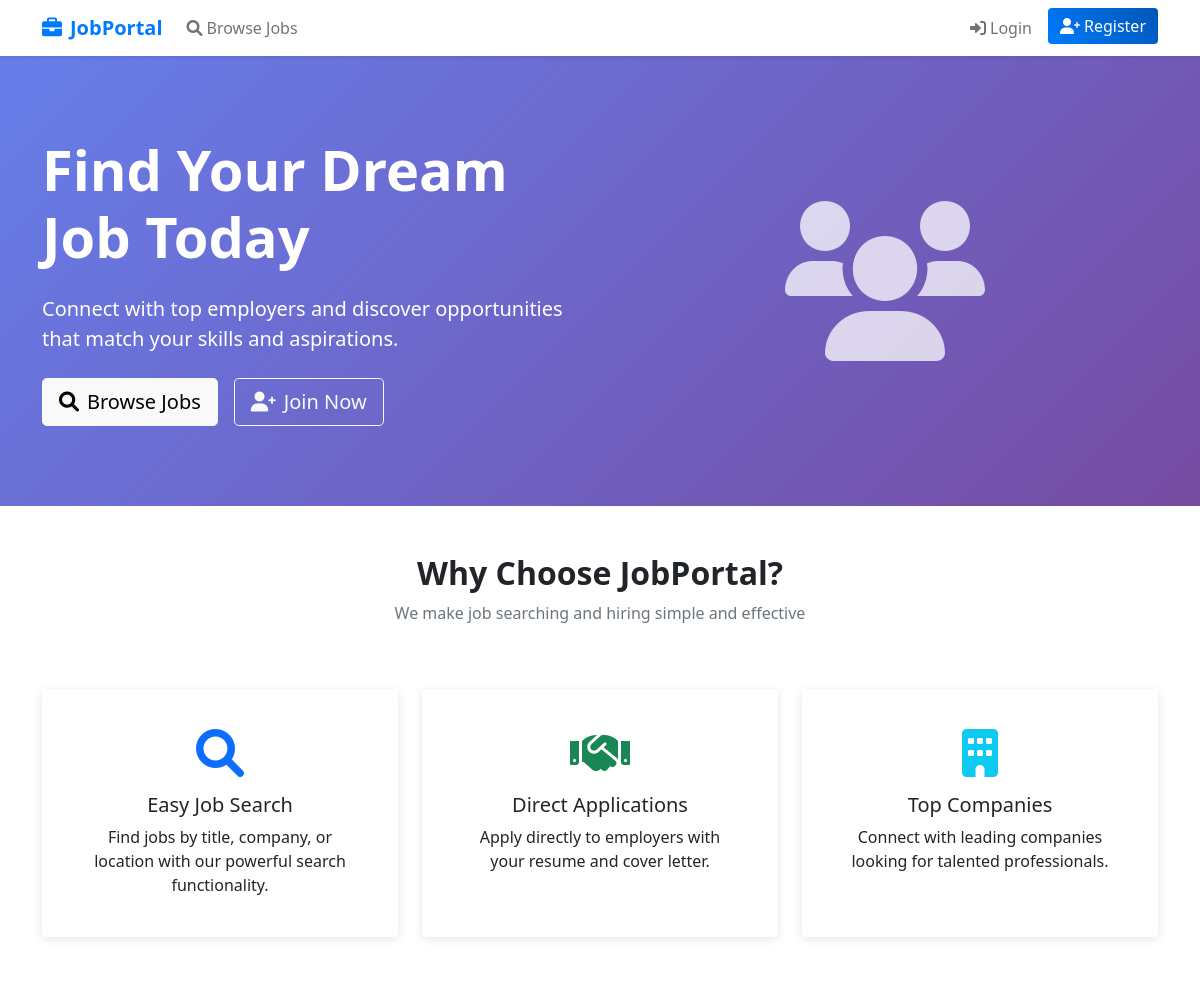
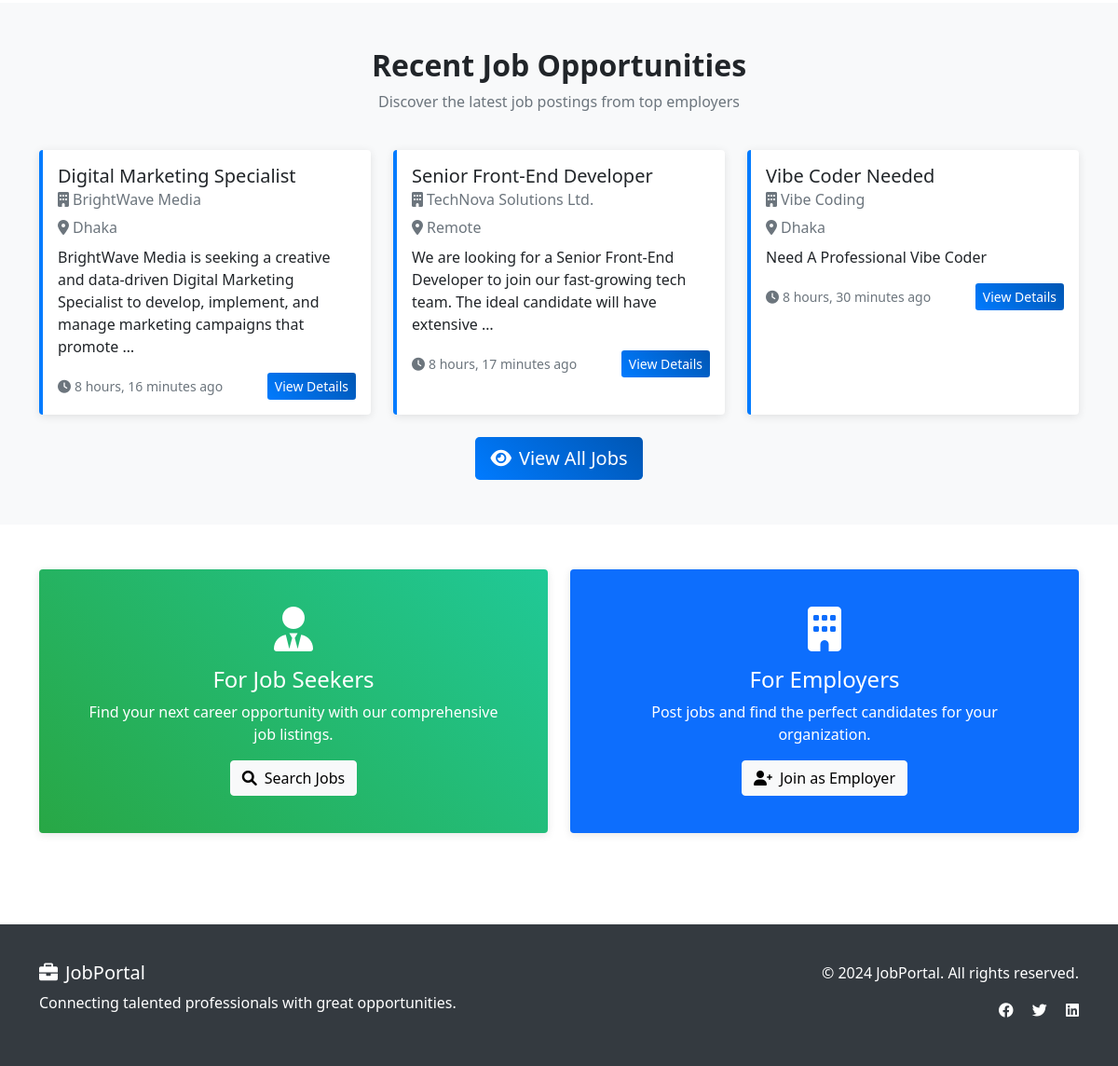
The page / on the database its author committed (2 pictures, top to bottom).
### jobs/models.py (models this page shows, shortened)
class Job(models.Model):
    title = models.CharField(max_length=200)
    company_name = models.CharField(max_length=200)
    location = models.CharField(max_length=200)
    description = models.TextField()
    posted_by = models.ForeignKey(User, on_delete=models.CASCADE, related_name='posted_jobs')
    created_at = models.DateTimeField(default=timezone.now)
    class Meta:
        ordering = ['-created_at']

### jobs/views.py (the view, shortened to what this page needs)
# urls.py: 2. Add a URL to urlpatterns:  path('', views.home, name='home')
def home(request):
    recent_jobs = Job.objects.all()[:6]
    return render(request, 'jobs/home.html', {'recent_jobs': recent_jobs})

### jobs/templates/jobs/home.html (shortened to what this page needs)
{% extends 'jobs/base.html' %}
{% block content %}
<section class="hero-section">
    <div class="container">
        <div class="row align-items-center">
            <div class="col-lg-6">
                <h1 class="display-4 fw-bold mb-4">Find Your Dream Job Today</h1>
                <p class="lead mb-4">Connect with top employers and discover opportunities that match your skills and aspirations.</p>
                <div class="d-flex gap-3">
                    <a href="{% url 'jobs:job_list' %}" class="btn btn-light btn-lg">
                        <i class="fas fa-search me-2"></i>Browse Jobs
                    </a>
                    {% if not user.is_authenticated %}
                    <a href="{% url 'jobs:register' %}" class="btn btn-outline-light btn-lg">
                        <i class="fas fa-user-plus me-2"></i>Join Now
                    </a>
                    {% endif %}
                </div>
            </div>
            <div class="col-lg-6 text-center">
                <i class="fas fa-users fa-10x opacity-75"></i>
            </div>
        </div>
    </div>
</section>
<section class="py-5">
    <div class="container">
        <div class="row text-center mb-5">
            <div class="col-12">
                <h2 class="fw-bold">Why Choose JobPortal?</h2>
                <p class="text-muted">We make job searching and hiring simple and effective</p>
            </div>
        </div>
        <div class="row g-4">
            <div class="col-md-4">
                <div class="card h-100 text-center p-4">
                    <div class="card-body">
                        <i class="fas fa-search fa-3x text-primary mb-3"></i>
                        <h5 class="card-title">Easy Job Search</h5>
                        <p class="card-text">Find jobs by title, company, or location with our powerful search functionality.</p>
                    </div>
                </div>
            </div>
            <div class="col-md-4">
                <div class="card h-100 text-center p-4">
                    <div class="card-body">
                        <i class="fas fa-handshake fa-3x text-success mb-3"></i>
                        <h5 class="card-title">Direct Applications</h5>
                        <p class="card-text">Apply directly to employers with your resume and cover letter.</p>
                    </div>
                </div>
            </div>
            <div class="col-md-4">
                <div class="card h-100 text-center p-4">
                    <div class="card-body">
                        <i class="fas fa-building fa-3x text-info mb-3"></i>
                        <h5 class="card-title">Top Companies</h5>
                        <p class="card-text">Connect with leading companies looking for talented professionals.</p>
                    </div>
                </div>
            </div>
        </div>
    </div>
</section>
{% if recent_jobs %}
<section class="py-5 bg-light">
    <div class="container">
        <div class="row mb-4">
            <div class="col-12 text-center">
                <h2 class="fw-bold">Recent Job Opportunities</h2>
                <p class="text-muted">Discover the latest job postings from top employers</p>
            </div>
        </div>
        <div class="row g-4">
            {% for job in recent_jobs %}
            <div class="col-md-6 col-lg-4">
                <div class="card job-card h-100">
                    <div class="card-body">
                        <h5 class="card-title">{{ job.title }}</h5>
                        <h6 class="card-subtitle mb-2 text-muted">
                            <i class="fas fa-building me-1"></i>{{ job.company_name }}
                        </h6>
                        <p class="text-muted mb-2">
                            <i class="fas fa-map-marker-alt me-1"></i>{{ job.location }}
                        </p>
                        <p class="card-text">{{ job.description|truncatewords:20 }}</p>
                        <div class="d-flex justify-content-between align-items-center">
                            <small class="text-muted">
                                <i class="fas fa-clock me-1"></i>{{ job.created_at|timesince }} ago
                            </small>
                            <a href="{% url 'jobs:job_detail' job.id %}" class="btn btn-primary btn-sm">
                                View Details
                            </a>
                        </div>
                    </div>
                </div>
            </div>
            {% endfor %}
        </div>
        <div class="text-center mt-4">
            <a href="{% url 'jobs:job_list' %}" class="btn btn-primary btn-lg">
                <i class="fas fa-eye me-2"></i>View All Jobs
            </a>
        </div>
    </div>
</section>
{% endif %}
<section class="py-5">
    <div class="container">
        <div class="row">
            <div class="col-md-6">
                <div class="card stats-card h-100 p-4">
                    <div class="card-body text-center">
                        <i class="fas fa-user-tie fa-3x mb-3"></i>
                        <h4>For Job Seekers</h4>
                        <p>Find your next career opportunity with our comprehensive job listings.</p>
                        <a href="{% url 'jobs:job_list' %}" class="btn btn-light">
                            <i class="fas fa-search me-2"></i>Search Jobs
                        </a>
                    </div>
                </div>
            </div>
            <div class="col-md-6">
                <div class="card bg-primary text-white h-100 p-4">
                    <div class="card-body text-center">
                        <i class="fas fa-building fa-3x mb-3"></i>
                        <h4>For Employers</h4>
                        <p>Post jobs and find the perfect candidates for your organization.</p>
                        {% if user.is_authenticated and user.userprofile.role == 'employer' %}
                            <a href="{% url 'jobs:post_job' %}" class="btn btn-light">
                                <i class="fas fa-plus me-2"></i>Post a Job
                            </a>
                        {% else %}
                            <a href="{% url 'jobs:register' %}" class="btn btn-light">
                                <i class="fas fa-user-plus me-2"></i>Join as Employer
                            </a>
                        {% endif %}
                    </div>
                </div>
            </div>
        </div>
    </div>
</section>
{% endblock %}

### jobs/templates/jobs/base.html (style rules this page uses)
.hero-section { background: linear-gradient(135deg, #667eea 0%, #764ba2 100%); color: white; padding: 80px 0; }
.card { transition: transform 0.2s; border: none; box-shadow: 0 2px 10px rgba(0,0,0,0.1); }
.btn-primary { background: linear-gradient(45deg, #007bff, #0056b3); border: none; }
.job-card { border-left: 4px solid #007bff; }
.stats-card { background: linear-gradient(45deg, #28a745, #20c997); color: white; }

### rows shown on the page
Job: title "Digital Marketing Specialist", company_name "BrightWave Media", location "Dhaka", description "BrightWave Media is seeking a creative and data-driven Digital Marketing Specialist to develop, implement, and manage marketing campaigns that promote …", created_at "8 hours, 16 minutes"
Job: title "Senior Front-End Developer", company_name "TechNova Solutions Ltd.", location "Remote", description "We are looking for a Senior Front-End Developer to join our fast-growing tech team. The ideal candidate will have extensive …", created_at "8 hours, 17 minutes"
Job: title "Vibe Coder Needed", company_name "Vibe Coding", location "Dhaka", description "Need A Professional Vibe Coder", created_at "8 hours, 30 minutes"
